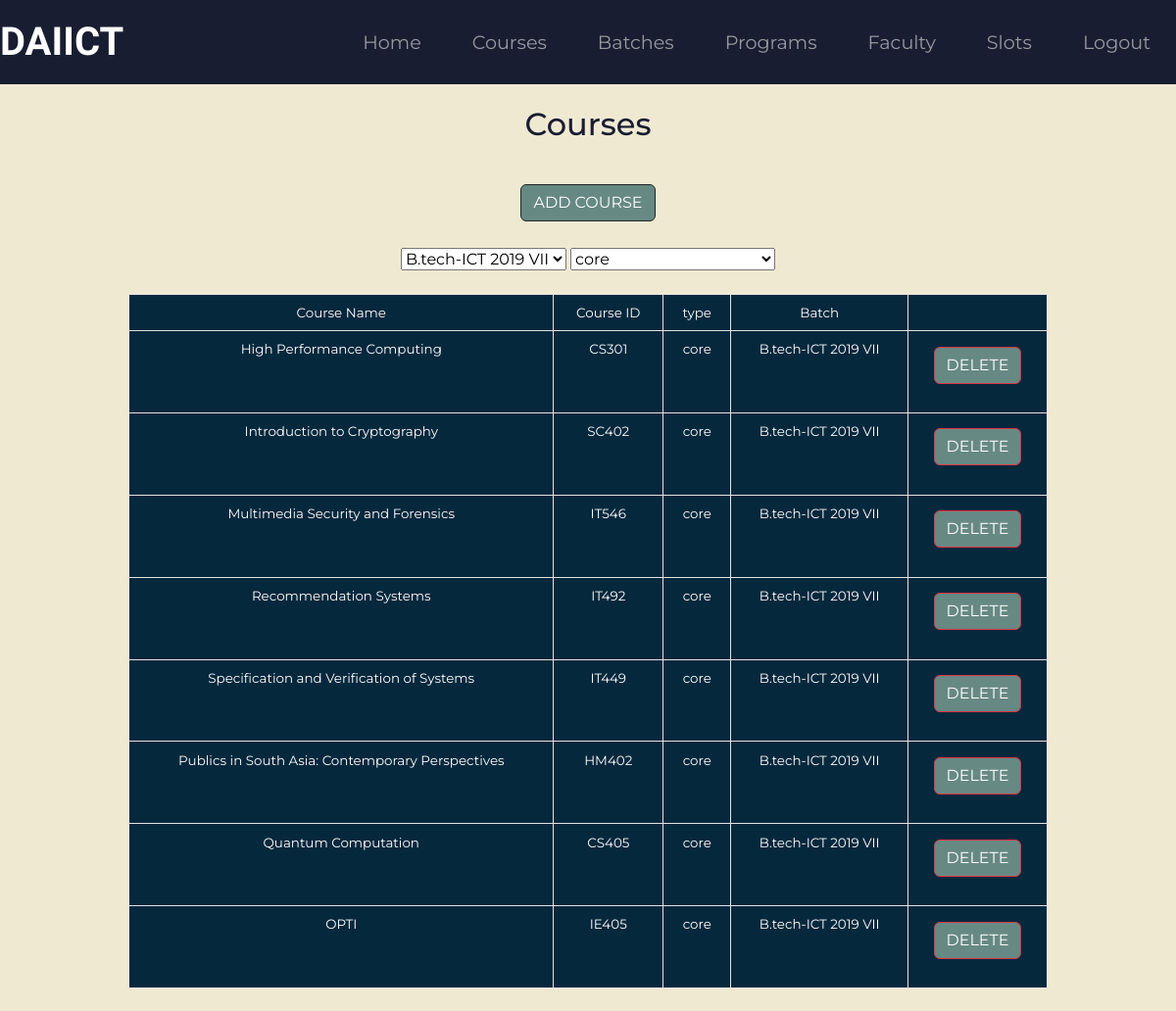
Screenshot of /c_courses (signed in) with the database file from the repository.
### sriapp/models.py (models this page shows)
class Course(models.Model):
    cid = models.CharField(max_length=5)
    cname = models.CharField(max_length=75)
    branch = models.CharField(max_length=10)
    type = models.CharField(max_length=100)

### sriapp/views.py (the view)
# urls.py: path('c_courses', views.c_course, name='ccourse'),
def c_course(request):
    if not request.user.is_authenticated :
        messages.warning(request,"You are not Logged in. Please Log in to access the page.")
        return redirect('Home')
    if not request.user.is_superuser :
        messages.error(request, "You are not allowed to enter coordinator section without coordinator authentication.")
        return redirect('Home')
    courseDetails = Course.objects.all().order_by('branch').values()
    allbatch = Batch.objects.all().values()
    context = {
        'allCourses' : courseDetails,
        'allbatches' : allbatch,
    }
    return render(request, 'coordinator/course_detail.html',context)

### templates/coordinator/course_detail.html (shortened to what this page needs)
{% extends 'base_coor.html' %}
{% block content %}
    <div class="container">
        <h2 style="padding:2% 0">Courses</h2>
        <div style="width : 20%; margin:auto">
            <form method="POST" action="c_addCourse">
                <button type="submit" class="btn btn-dark btn-ml"> ADD COURSE </button>
            </form>
        </div>
        <select name="selectbatch">
            {% for batch in allbatches %}
                <option value="{{ batch.bname }}"> {{ batch.bname }} </option>
            {% endfor %}
        </select>
                                    <select name="selecttype" id="selecttype">
                                               <option value="core"> core </option>
                                    </select>
    <div class="dcf-overflow-x-auto" tabindex="0" style="padding: 2% 8%;">
        <table class="dcf-table dcf-table-bordered dcf-table-striped dcf-w-100%">
            <tbody>
                <tr>
                    <td class="dcf-txt-center" scope="col">Course Name</td>
                    <td class="dcf-txt-center" scope="row">Course ID</td>
                    <td class="dcf-txt-center" scope="row">type</td>
                    <td class="dcf-txt-center" scope="row">Batch</td>
                    <td class="dcf-txt-center" scope="row">&#8205</td>
                </tr>
                {% for x in allCourses%}
                            <tr class="coursetables" data-class="{{ x.branch }}" data-type="{{ x.type }}" >
                                <td class="dcf-txt-center" scope="col"> {{x.cname}} </td>
                                <td class="dcf-txt-center" scope="col"> {{x.cid}} </td>
                                <td class="dcf-txt-center" scope="col"> {{x.type}} </td>
                                <td class="dcf-txt-center" scope="col"> {{x.branch}}  </td>
                                <td class="dcf-txt-center" scope="col">
                                    <form method="POST" action="c_deleteCourse/{{ x.id }}">
                                        <button type="submit" class="btn btn-danger updateAndDeleteBtn"> DELETE </button>
                                    </form>
                                </td>
                            </tr>
                        {% endfor%}
            </tbody>
        </table>
    </div>
    </div>
{% endblock %}

### static/css/style.css (style rules this page uses)
body { font-family: "Montserrat"; background-color: #F0E9D2; text-align: center; color: #181D31; }
.btn { margin: 5% 3% 5%; background-color: #678983; }
:root { --bg-table-stripe: #f6f6f5; --b-table: #e3e3e2; --caption: #242423; }
table { background-color: transparent; border-collapse: collapse; font-family: "Montserrat"; color: #fff; display: table; }
td { text-align: left }
.dcf-txt-center { text-align: center !important }
.dcf-table tbody { border-bottom: 1px solid var(--b-table); border-top: 1px solid var(--b-table); font-size: .84em }
.dcf-table td, .dcf-table td { padding-right: 1.78em }
.dcf-table-bordered, .dcf-table-bordered td, .dcf-table-bordered td { border: 1px solid var(--b-table) }
.dcf-table-bordered td, .dcf-table-bordered td, .dcf-table-striped td, .dcf-table-striped td { padding-left: 1em; padding-right: 1em }
.dcf-table-bordered tr:not(:last-child), .dcf-table-striped tr:not(:last-child) { border-bottom: 1px solid var(--b-table) }
.dcf-table tbody td, .dcf-table tbody td, .dcf-table tfoot td, .dcf-table tfoot td { padding-top: .75em; vertical-align: top }
.dcf-table tbody td, .dcf-table tbody td { padding-bottom: .75em }
.dcf-overflow-x-auto { overflow-x: auto !important; -webkit-overflow-scrolling: touch }
.dcf-w-100\% { width: 100% !important; }
table tr { background-color: #06283D; }
table, tr, td { border: 1px solid white; }

### rows the page displays
Course: cname "High Performance Computing", cid "CS301", type "core", branch "B.tech-ICT 2019 VII"
Course: cname "Introduction to Cryptography", cid "SC402", type "core", branch "B.tech-ICT 2019 VII"
Course: cname "Multimedia Security and Forensics", cid "IT546", type "core", branch "B.tech-ICT 2019 VII"
Course: cname "Recommendation Systems", cid "IT492", type "core", branch "B.tech-ICT 2019 VII"
Course: cname "Specification and Verification of Systems", cid "IT449", type "core", branch "B.tech-ICT 2019 VII"
Course: cname "Publics in South Asia: Contemporary Perspectives", cid "HM402", type "core", branch "B.tech-ICT 2019 VII"
Course: cname "Quantum Computation", cid "CS405", type "core", branch "B.tech-ICT 2019 VII"
Course: cname "OPTI", cid "IE405", type "core", branch "B.tech-ICT 2019 VII"

### other values shown
form field selectbatch "B.tech-ICT 2019 VII"
